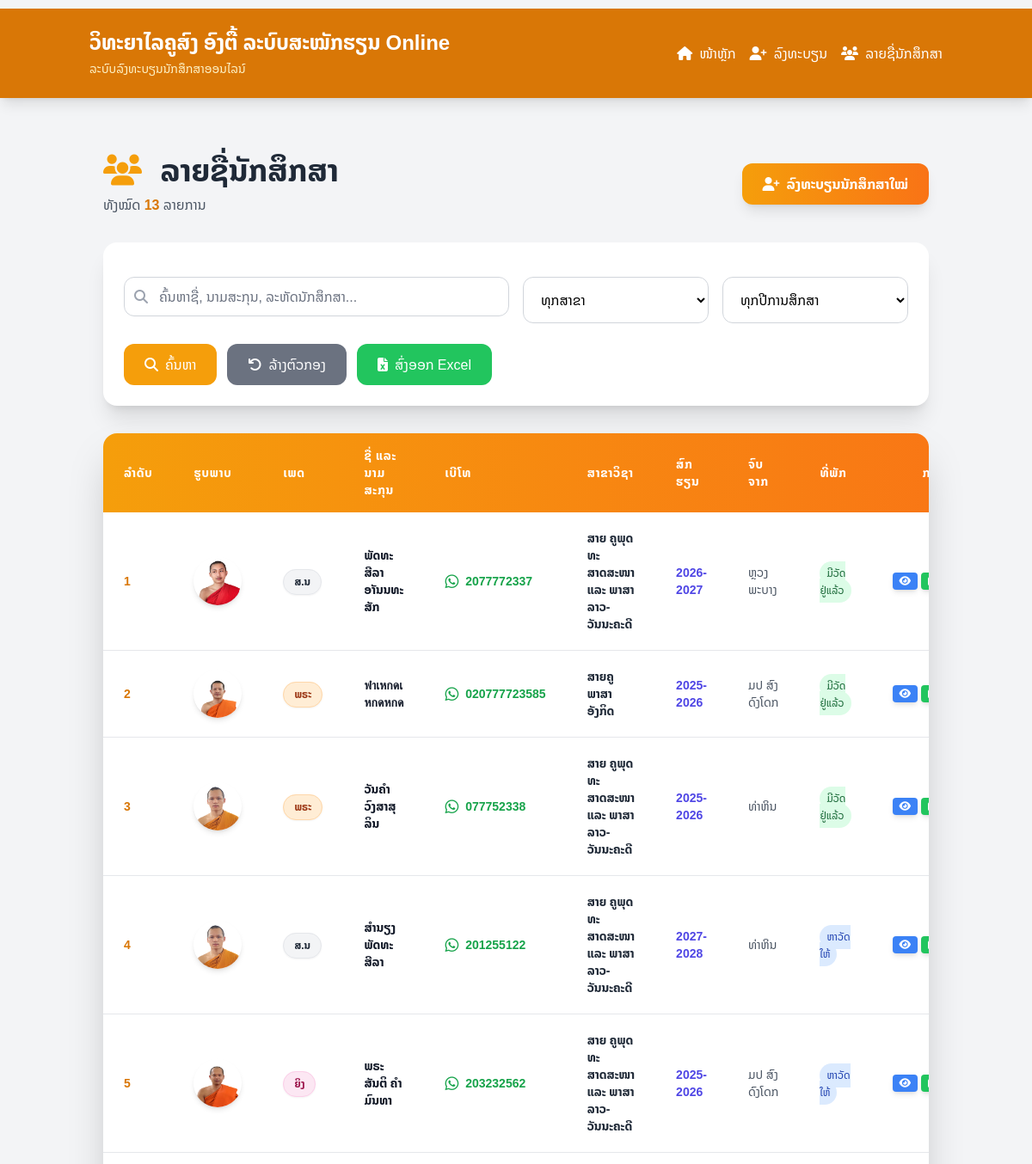
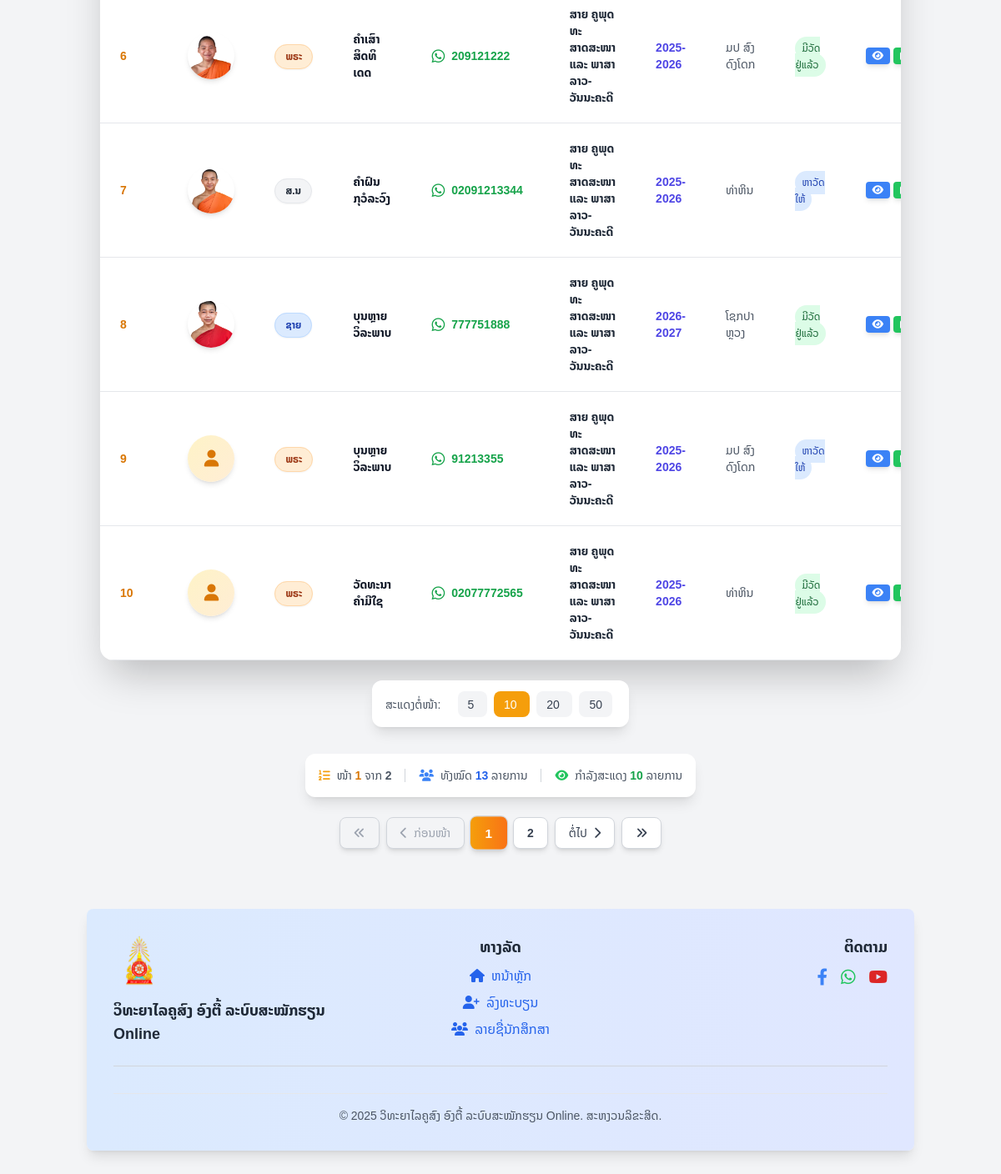
Page /index.php?page=students on the committed database (2 pictures, top to bottom).
### tables this page shows
CREATE TABLE `students` (
  `id` int(11) NOT NULL,
  `first_name` varchar(100) NOT NULL,
  `last_name` varchar(100) NOT NULL,
  `gender` enum('ພຣະ','ສ.ນ','ຊາຍ','ຍິງ','ອຶ່ນໆ') NOT NULL,
  `dob` date NOT NULL,
  `email` varchar(100) DEFAULT NULL,
  `phone` varchar(20) DEFAULT NULL,
  `village` varchar(100) DEFAULT NULL,
  `district` varchar(100) DEFAULT NULL,
  `province` varchar(100) DEFAULT NULL,
  `accommodation_type` enum('ຫາວັດໃຫ້','ມີວັດຢູ່ແລ້ວ') DEFAULT 'ມີວັດຢູ່ແລ້ວ',
  `photo` varchar(255) DEFAULT NULL,
  `registered_at` datetime DEFAULT current_timestamp(),
  `created_at` timestamp NOT NULL DEFAULT current_timestamp(),
  `major_id` int(11) DEFAULT NULL,
  `academic_year_id` int(11) DEFAULT NULL,
  `previous_school` varchar(255) DEFAULT NULL
);

CREATE TABLE `majors` (
  `id` int(11) NOT NULL,
  `name` varchar(100) NOT NULL,
  `code` varchar(10) DEFAULT NULL,
  `description` text DEFAULT NULL
);

CREATE TABLE `academic_years` (
  `id` int(11) NOT NULL,
  `year` varchar(9) NOT NULL
);

### templates/students-list.php (the view, shortened to what the rows shown need)
<?php
$current_page = $current_page ?? 1;
$students_per_page = $students_per_page ?? 10;
?>
<div class="container mx-auto px-4 py-8">
    <div class="flex flex-col md:flex-row md:justify-between md:items-center mb-8">
        <div>
            <h1 class="text-4xl font-bold text-gray-800 mb-2">
                <i class="fas fa-users text-amber-500 mr-3"></i>
                ລາຍຊື່ນັກສຶກສາ
            </h1>
        </div>
    </div>
    <?php if (!empty($students)): ?>
        <div class="bg-white shadow-2xl rounded-2xl overflow-hidden">
            <div class="overflow-x-auto">
                <table class="min-w-full leading-normal">
                    <thead>
                        <tr class="bg-gradient-to-r from-amber-500 to-orange-500 text-white text-left text-sm font-bold uppercase tracking-wider">
                            <th class="px-6 py-4">ລຳດັບ</th>
                            <th class="px-6 py-4">ຮູບພາບ</th>
                            <th class="px-6 py-4">ເພດ</th>
                            <th class="px-6 py-4">ຊື່ ແລະ ນາມສະກຸນ</th>
                            <th class="px-6 py-4">ເບີໂທ</th>
                            <th class="px-6 py-4">ສາຂາວິຊາ</th>
                            <th class="px-6 py-4">ສົກຮຽນ</th>
                            <th class="px-6 py-4">ຈົບຈາກ</th>
                            <th class="px-6 py-4">ທີ່ພັກ</th>
                            <th class="px-6 py-4 text-center">ການກະທຳ</th>
                        </tr>
                    </thead>
                    <tbody class="text-gray-700">
                        <?php
                        $count = ($current_page - 1) * $students_per_page + 1;
                        ?>
                        <?php foreach ($students as $student_row): ?>
                            <tr class="border-b border-gray-200 hover:bg-amber-50 transition-all duration-200">
                                <td class="px-6 py-5 text-sm font-bold text-amber-600"><?= $count++ ?></td>
                                <td class="px-6 py-5">
                                    <?php
                                        $photo_path = BASE_PATH . '/public/uploads/photos/';
                                        $photo_url = BASE_URL . 'public/uploads/photos/';
                                        if (!empty($student_row['photo']) && file_exists($photo_path . $student_row['photo'])):
                                    ?>
                                        <img src="<?= $photo_url . htmlspecialchars($student_row['photo']) ?>"
                                             alt="ຮູບນັກສຶກສາ"
                                             class="w-14 h-14 rounded-full object-cover border-3 border-amber-200 shadow-md hover:scale-110 transition-transform duration-200">
                                    <?php else: ?>
                                        <div class="w-14 h-14 rounded-full bg-gradient-to-br from-amber-100 to-orange-100 flex items-center justify-center text-amber-600 border-3 border-amber-200 shadow-md">
                                            <i class="fas fa-user text-xl"></i>
                                        </div>
                                    <?php endif; ?>
                                </td>
                                <td class="px-6 py-5 text-sm">
                                    <span class="px-3 py-1 text-xs font-bold rounded-full shadow-sm <?=
                                        $student_row['gender'] === 'ຊາຍ' ? 'bg-blue-100 text-blue-800 border border-blue-200' :
                                        ($student_row['gender'] === 'ຍິງ' ? 'bg-pink-100 text-pink-800 border border-pink-200' :
                                        ($student_row['gender'] === 'ພຣະ' ? 'bg-orange-100 text-orange-800 border border-orange-200' :
                                        ($student_row['gender'] === 'ສາມະເນນ' ? 'bg-yellow-100 text-yellow-800 border border-yellow-200' : 'bg-gray-100 text-gray-800 border border-gray-200')))
                                    ?>">
                                        <?= htmlspecialchars($student_row['gender'] ?? 'N/A') ?>
                                    </span>
                                </td>
                                <td class="px-6 py-5">
                                    <div class="text-sm font-bold text-gray-900">
                                        <?= htmlspecialchars($student_row['first_name'] . ' ' . $student_row['last_name']) ?>
                                    </div>
                                </td>
                                <td class="px-6 py-5 text-sm">
                                    <?php if (!empty($student_row['phone'])): ?>
                                        <a href="https://api.whatsapp.com/send?phone=<?= preg_replace('/[^0-9]/', '', $student_row['phone']) ?>"
                                           target="_blank"
                                           class="text-green-600 hover:text-green-800 hover:underline flex items-center font-semibold transition-colors duration-200">
                                            <i class="fab fa-whatsapp mr-2 text-lg"></i>
                                            <?= htmlspecialchars($student_row['phone']) ?>
                                        </a>
                                    <?php else: ?>
                                        <span class="text-gray-400 italic">-</span>
                                    <?php endif; ?>
                                </td>
                                <td class="px-6 py-5 text-sm font-semibold text-gray-800">
                                    <?= htmlspecialchars($student_row['major_name'] ?? 'N/A') ?>
                                </td>
                                <td class="px-6 py-5 text-sm font-semibold text-indigo-600">
                                    <?= htmlspecialchars($student_row['academic_year_name'] ?? $student_row['year'] ?? 'N/A') ?>
                                </td>
                                <td class="px-6 py-5 text-sm text-gray-600">
                                    <?= htmlspecialchars($student_row['previous_school'] ?? 'N/A') ?>
                                </td>
                                <td class="px-6 py-5 text-sm">
                                    <span class="px-2 py-1 text-xs font-medium rounded-full <?=
                                        $student_row['accommodation_type'] === 'ມີວັດຢູ່ແລ້ວ' ? 'bg-green-100 text-green-800' : 'bg-blue-100 text-blue-800'
                                    ?>">
                                        <?= htmlspecialchars($student_row['accommodation_type'] ?? 'N/A') ?>
                                    </span>
                                </td>
                                <td class="px-6 py-5 text-sm text-center">
                                    <div class="flex items-center justify-center space-x-1">
                                        <a href="<?= BASE_URL ?>index.php?page=student-detail&id=<?= htmlspecialchars($student_row['id']) ?>"
                                           class="bg-blue-500 hover:bg-blue-600 text-white px-2 py-1 rounded text-xs font-bold transition-all duration-200 transform hover:scale-105 inline-flex items-center shadow-md"
                                           title="ເບິ່ງລາຍລະອຽດ">
                                            <i class="fas fa-eye"></i>
                                        </a>
                                        <a href="<?= BASE_URL ?>index.php?page=student-edit&id=<?= htmlspecialchars($student_row['id']) ?>"
                                           class="bg-green-500 hover:bg-green-600 text-white px-2 py-1 rounded text-xs font-bold transition-all duration-200 transform hover:scale-105 inline-flex items-center shadow-md"
                                           title="ແກ້ໄຂຂໍ້ມູນ">
                                        </a>
                                    </div>
                                </td>
                            </tr>
                        <?php endforeach; ?>
                    </tbody>
                </table>
            </div>
        </div>
    <?php endif; ?>
</div>

### rows in the picture
students: photo (picture), gender "ສ.ນ", first_name+last_name "ພັດທະສີລາ ອາັນນທະສັກ", phone "2077772337", major.name "ສາຍ ຄູພຸດທະສາດສະໜາ ແລະ ພາສາລາວ-ວັນນະຄະດີ", academic_year.year "2026-2027", previous_school "ຫຼວງພະບາງ", accommodation_type "ມີວັດຢູ່ແລ້ວ"
students: photo (picture), gender "ພຣະ", first_name+last_name "พำเหกดเ หกดหกด", phone "020777723585", major.name "ສາຍຄູ ພາສາອັງກິດ", academic_year.year "2025-2026", previous_school "ມປ ສົງດົງໂດກ", accommodation_type "ມີວັດຢູ່ແລ້ວ"
students: photo (picture), gender "ພຣະ", first_name+last_name "ວັນຄຳ ວົງສາສຸລິນ", phone "077752338", major.name "ສາຍ ຄູພຸດທະສາດສະໜາ ແລະ ພາສາລາວ-ວັນນະຄະດີ", academic_year.year "2025-2026", previous_school "ທ່າຫິນ", accommodation_type "ມີວັດຢູ່ແລ້ວ"
students: photo (picture), gender "ສ.ນ", first_name+last_name "ສຳນຽງ ພັດທະສີລາ", phone "201255122", major.name "ສາຍ ຄູພຸດທະສາດສະໜາ ແລະ ພາສາລາວ-ວັນນະຄະດີ", academic_year.year "2027-2028", previous_school "ທ່າຫິນ", accommodation_type "ຫາວັດໃຫ້"
students: photo (picture), gender "ຍິງ", first_name+last_name "ພຣະສັນຕິ ຄຳມົນທາ", phone "203232562", major.name "ສາຍ ຄູພຸດທະສາດສະໜາ ແລະ ພາສາລາວ-ວັນນະຄະດີ", academic_year.year "2025-2026", previous_school "ມປ ສົງດົງໂດກ", accommodation_type "ຫາວັດໃຫ້"
students: photo (picture), gender "ພຣະ", first_name+last_name "ຄຳເສົາ ສິດທິເດດ", phone "209121222", major.name "ສາຍ ຄູພຸດທະສາດສະໜາ ແລະ ພາສາລາວ-ວັນນະຄະດີ", academic_year.year "2025-2026", previous_school "ມປ ສົງດົງໂດກ", accommodation_type "ມີວັດຢູ່ແລ້ວ"
students: photo (picture), gender "ສ.ນ", first_name+last_name "ຄຳຝົນ ກຸວໍລະວົງ", phone "02091213344", major.name "ສາຍ ຄູພຸດທະສາດສະໜາ ແລະ ພາສາລາວ-ວັນນະຄະດີ", academic_year.year "2025-2026", previous_school "ທ່າຫິນ", accommodation_type "ຫາວັດໃຫ້"
students: photo (picture), gender "ຊາຍ", first_name+last_name "ບຸນຫຼາຍ ວິລະພາບ", phone "777751888", major.name "ສາຍ ຄູພຸດທະສາດສະໜາ ແລະ ພາສາລາວ-ວັນນະຄະດີ", academic_year.year "2026-2027", previous_school "ໂຊກປາຫຼວງ", accommodation_type "ມີວັດຢູ່ແລ້ວ"
students: gender "ພຣະ", first_name+last_name "ບຸນຫຼາຍ ວິລະພາບ", phone "91213355", major.name "ສາຍ ຄູພຸດທະສາດສະໜາ ແລະ ພາສາລາວ-ວັນນະຄະດີ", academic_year.year "2025-2026", previous_school "ມປ ສົງດົງໂດກ", accommodation_type "ຫາວັດໃຫ້"
students: gender "ພຣະ", first_name+last_name "ວັດທະນາ ຄຳມີໃຊ", phone "02077772565", major.name "ສາຍ ຄູພຸດທະສາດສະໜາ ແລະ ພາສາລາວ-ວັນນະຄະດີ", academic_year.year "2025-2026", previous_school "ທ່າຫິນ", accommodation_type "ມີວັດຢູ່ແລ້ວ"

### other values in the picture
SITE_NAME "ວິທະຍາໄລຄູສົງ ອົງຕື້ ລະບົບສະໝັກຮຽນ Online"
$total_students "13"
$size "5"
$size "10"
$size "20"
$size "50"
$current_page "1"
$total_pages "2"
count($students) "10"
